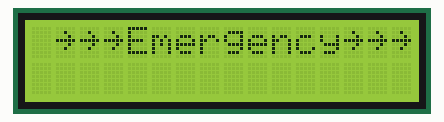
This sketch was run on a simulated Arduino Uno, built with avr-gcc and run on an emulated ATmega328P. Parts: 16×2 character LCD.

Above: at 0.1 s.
At 1.1 s:
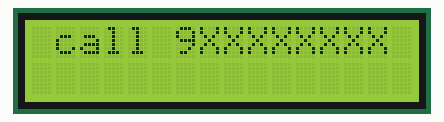

Measured:
- what the display in image 1 shows lasts 5.0 s, from 1.1 s to 6.1 s

The sketch:

emergency.ino
```cpp
#include <Wire.h>
#include <LiquidCrystal_I2C.h>
//SDA-A4 and SCL-A5 pins
LiquidCrystal_I2C lcd1(0x27, 16, 2); // set the LCD address to 0x27 for a 16 chars and 2 line display

void setup() {
  lcd1.init();        // initialize the lcd
  lcd1.backlight();  // Turn on the LCD screen backlight
}

void loop() {
  while (true){
  lcd1.setCursor(1, 0);
  lcd1.print("~~~Emergency~~~");


  delay(1000);
  lcd1.clear();
  lcd1.print(" call 9XXXXXXXX");


  delay(5000);
  }
}
```
